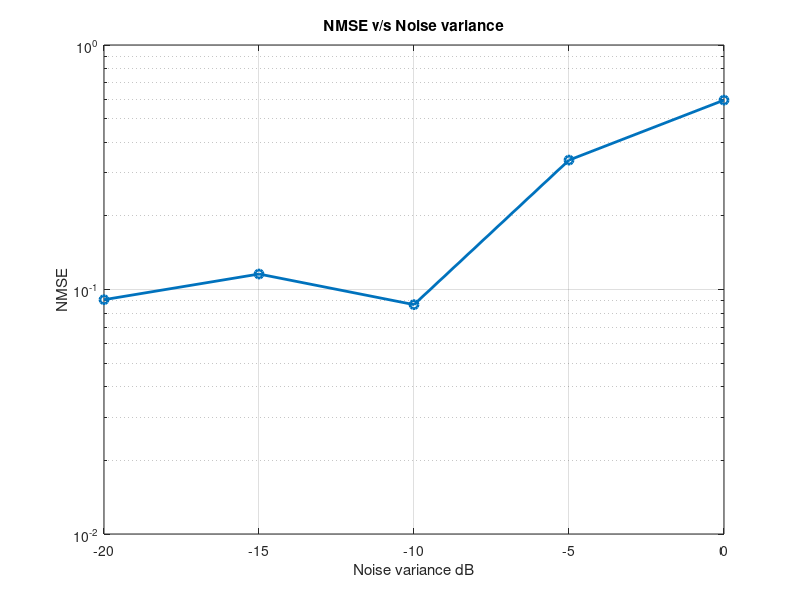

Source code (MATLAB):
clc;
close all;
rng(304)
%% Design matrix generation
N=20;                         %rows
M=40;                         %columns
phi=normrnd(0,1,[N,M]);       %each element from N(0,1)
%% Sparse vector generation
d_0=7;                        %no of non-zero elements in sparse vector
b=1:1:40;
i=sort(randsample(b,d_0));    %row position of non zero elements of sparse vector
j=ones(1,d_0);                %column position of non zero elements of sparse vector
v=normrnd(0,1,[1,d_0]);       %values of non zero elements of sparse vector in its coressponding row and column position
w=sparse(i,j,v,M,1);          %sparse vector generation
%% Noise variances
noise_dB=[-20 -15 -10 -5 0];  %variances
noise=10.^((noise_dB)./10);   
%% SBL alogorithm
posterior_mean=zeros(M,100,length(noise));
w_map=zeros(M,length(noise));
NMSE=zeros(1,length(noise));
alpha_updated=zeros(M, 100);
logL=zeros(1,100);
M=zeros(1,length(noise)); 
I=zeros(1,length(noise));
for k=1:length(noise)                                  %iteration over noise
    n=normrnd(0,sqrt(noise(1,k)),[N,1]);
    t=phi*w+n;                                         %generated data 
    %initial prior(assumed)
    prior_cov=eye(40);                                 %initial prior covariance matrix(assumed)
    beta=1/noise(1,k);                                 %initial beta values 
    beta_inv=1/beta;
    A=inv(prior_cov);                                  %diagonal matrix with alphas
    for j=1:100                                        %loop for estimation map value,updating alphas
        posterior_cov=pinv(beta*(phi'*phi)+A);         %posterior covariance matrix
        posterior_mean(:,j)=beta*posterior_cov*phi'*t; %posterior mean vector
        gamma=A*diag(posterior_cov);              
        post_mean_square=posterior_mean(:,j).^2;  
        for i=1:length(gamma)                
            alpha_updated(i,j)=(1-gamma(i,1))/post_mean_square(i,1);    %alpha_updated=1-gamma(i)/(posterior_mean(i)).^2
        end
        beta_new_inv=sum((t-phi*posterior_mean(:,j)).^2)/sum(gamma);    %beta_updated_=norm(t-phi*map)^2/sum(gammas)
        A_new=diag(alpha_updated(:,j));                                 %new diagonal matrix with updated alphas
        S=(beta_new_inv*eye(20))+phi*(A_new\phi');
        logL(1,j)=-(1/2)*(log(det(S))+t'*(S\t));                        %log of marginal likelihood
        A=A_new;                                                        %assiging A with the updated A
        beta=1/beta_new_inv;                                            %assiging beta with the updated beta
    end
    [M(k),I(k)]=max(logL);                                              %max of log marginal likelihood and its index
    w_map(:,k)=posterior_mean(:,I(k));                                  
    NMSE(1,k)=sum((w_map(:,k)-w).^2)/sum(w.^2);                         %normalized mean square error of map estimate
end
%% Plot Noise-dB vs NMSE 
figure;
semilogy(noise_dB, NMSE, 'o-', 'LineWidth', 2);
xlabel('Noise variance dB');
ylabel('NMSE')
title('NMSE v/s Noise variance')
grid on;